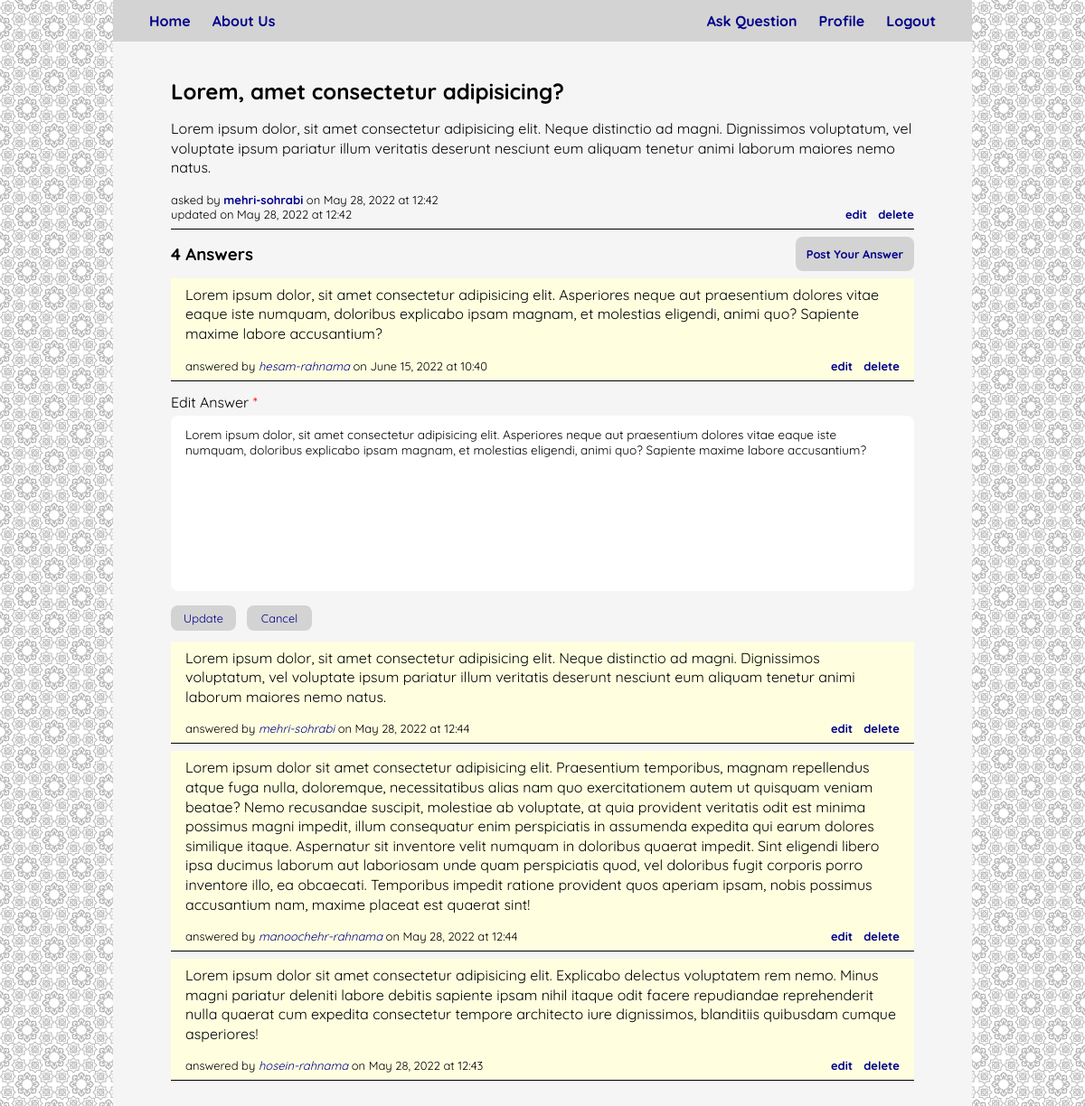
/question/2/answer/9/edit (signed in), run on the app's committed database.
### blog/models.py (models this page shows, shortened)
class Question(db_models.Model):
    author = db_models.ForeignKey(auth_models.User, on_delete=db_models.CASCADE)
    title = db_models.CharField(max_length=200)
    body = db_models.TextField()
    published = db_models.DateTimeField(auto_now_add=True)
    updated = db_models.DateTimeField(auto_now=True)

class Answer(db_models.Model):
    author = db_models.ForeignKey(auth_models.User, on_delete=db_models.CASCADE)
    question = db_models.ForeignKey(Question, on_delete=db_models.CASCADE)
    body = db_models.TextField()
    published = db_models.DateTimeField(auto_now_add=True)
    updated = db_models.DateTimeField(auto_now=True)

### blog/views.py (the view, shortened to what this page needs)
# urls.py: path('question/<int:question_id>/answer/<int:answer_id>/edit', blog_views.AnswerEditView.as_view(), name='answer-edit'),
class AnswerEditView(mixins.UserPassesTestMixin, generic.UpdateView):
    model = blog_models.Answer
    template_name = 'blog/answer_edit.html'
    pk_url_kwarg = 'answer_id'
    fields = ['body']
    def get_context_data(self, **kwargs):
        context = super().get_context_data(**kwargs)
        context['answer_edit_form'] = context.pop('form')
        question = get_object_or_404(blog_models.Question, pk=self.kwargs.get('question_id'))
        answers = question.answer_set.order_by('-published').all()
        context.update({'question': question, 'answers': answers, 'answer_selected': self.get_object()})
        return context
    def test_func(self):
        answer = self.get_object()
        if self.request.user == answer.author:
            return True
        return False

### utility/templatetags/form_tags_filters.py (called while the page is built)
@register.filter(name = "label_suffix")
def set_label_suffix(field, suffix=''):
    field.field.label_suffix = suffix
    return field

@register.filter(name = "label")
def set_label(field, label='label'):
    field.label = label
    return field

### blog/templates/blog/answer_edit.html (shortened to what this page needs)
{% extends "blog/detail.html" %}
{% load form_tags_filters %}
{% block answer_edit_form %}
    {% if answer.id == answer_selected.id %}
        <form class="form" style="width: inherit; margin: 0rem; margin-bottom: 0.75rem;" id="answer-edit-form" action="{% url 'blog:answer-edit' question.id answer.id %}" method="post">
            <ul>
                {% for field in answer_edit_form %}
                    {% with field=field|label_suffix:'' %}
                        <li>
                            {% with field=field|label:'Edit Answer' %}
                                {{ field.label_tag }}
                                {{ field }}
                            {% endwith %}
                        </li>
                    {% endwith %}
                {% endfor %}
            </ul>
            <div class="form-buttons">
                <input class="button" type="submit" value="Update">
                <a href="{% url 'blog:question-detail' question.id %}" class="button" id="hide-answer-edit-form-button">Cancel</a>
            </div>
        </form>
    {% endif %}
{% endblock answer_edit_form %}

### blog/templates/blog/detail.html (shortened to what this page needs)
{% extends "project/base.html" %}
{% load form_tags_filters %}
{% block content %}
    <ul class="questions-list">
        <li class="question-card">
            <h2 class="question-title">{{ question.title }}</h2>
            <p class="question-body">{{ question.body }}</p>
            <ul class="question-info">
                <div>
                    <li>asked by <a href="{% url 'user:profile' question.author.id %}" class="question-author">{{ question.author }}</a> on {{ question.published|date:"F d, Y" }} at {{ question.published|date:"H:i" }}</li>
                    {% if question.updated != question.published %}
                        <li>updated on {{ question.updated|date:"F d, Y" }} at {{ question.updated|date:"H:i" }}</li>
                    {% endif %}
                </div>
                <div>
                    <li><a href="{% url 'blog:question-edit' question.id %}">edit</a></li>
                    <li><a href="{% url 'blog:question-delete' question.id %}">delete</a></li>
                </div>
            </ul>
        </li>
    </ul>
    <ul class="answers-list">
        <h3 class="answers-header">
            <div>
                {% if answers.count %}
                    {{ answers.count }} Answer{{ answers.count|pluralize }}
                {% else %}
                    0 Answers
                {% endif %}
            </div>
            {% if answer_add_form == None %}
                <div>
                    <a href="{% url 'blog:answer-add' question.id %}" class="button" id="show-answer-add-form-button">Post Your Answer</a>
                </div>
            {% endif %}
        </h3>
        {% for answer in answers %}
            <li class="answer-card">
                <p class="answer-body">{{ answer.body }}</p>
                <ul class="answer-info">
                    <div>
                        <li>answered by <a href="{% url 'user:profile' answer.author.id %}" class="answer-author">{{ answer.author.username }}</a> on {{ answer.published|date:"F d, Y" }} at {{ answer.published|date:"H:i" }}</li>
                    </div>
                    <div>
                        <li><a href="{% url 'blog:answer-edit' question.id answer.id %}">edit</a></li>
                        <li><a href="{% url 'blog:answer-delete' question.id answer.id %}">delete</a></li>
                    </div>
                </ul>
            </li>
            {% block answer_edit_form %}
            {% endblock answer_edit_form %}
        {% endfor %}
    </ul>
{% endblock content %}

### project/static/project/style.css (style rules this page uses)
* { margin: 0rem; padding: 0rem; box-sizing: border-box; }
body { background-image: url(./images/background.jpg); background-repeat: repeat; background-size: 25%; font-family: 'Quicksand', 'Cambria', 'Times New Roman', 'Arial'; line-height: 30px; padding: 0px 25px; margin: 0px 100px; }
a { color: darkblue; text-decoration: none; }
input, textarea { font-family: inherit; font-size: 0.85rem }
.button { font-size: 0.8rem; border-style: hidden; border-radius: 0.5rem; color: darkblue; background-color: lightgray; display: flex; flex-direction: column; justify-content: center; text-align: center; }

### blog/static/blog/style.css (style rules this page uses)
.questions-list { list-style-type: none; margin: 0rem 2rem; }
.question-card { border-bottom-style: solid; border-bottom-width: 0.1rem; padding: 0.5rem 0rem; margin-bottom: 0.5rem; }
.question-title { margin-bottom: 1rem; }
.question-body { margin-bottom: 1rem; line-height: 1.35rem; }
.question-info { line-height: 1rem; font-size: small; list-style-type: none; display: flex; flex-direction: row; justify-content: space-between; align-items: end; }
.question-info div:nth-child(2) { display: flex; }
.question-info div:nth-child(2) li { margin-left: 0.75rem; font-weight: bold; }
.question-author { font-weight: bold; }
.answers-list { list-style-type: none; margin: 0rem 2rem; }
.answer-card { background-color: lightyellow; border-bottom-style: solid; border-bottom-width: 0.1rem; padding: 0.5rem 1rem; margin-bottom: 0.5rem; }
.answer-body { margin-bottom: 1rem; line-height: 1.35rem; }
.answer-author { font-style: italic; }
.answers-header { display: flex; flex-direction: row; justify-content: space-between; align-items: center; margin: 0.5rem 0rem; }
.answers-header div:nth-child(2) a { padding: 0.25rem 0.75rem; }
.answer-info { display: flex; flex-direction: row; justify-content: space-between; align-items: end; line-height: 1rem; font-size: small; list-style-type: none; }
.answer-info div:nth-child(2) { display: flex; }
.answer-info div:nth-child(2) li { margin-left: 0.75rem; font-weight: bold; }

### user/static/user/style.css (style rules this page uses)
.form { width: 50%; margin: 0rem 2rem; }
.form ul { list-style-type: none; }
.form > ul li { margin-bottom: 1rem; }
.form ul li label { display: block; }
.form ul li label::after { content: " *"; color: red; }
.form ul li textarea { display: block; width: 100%; border-style: hidden; border-radius: 0.5rem; padding: 0.75rem 1rem; resize: none; }
.form ul li textarea::placeholder { color: grey; opacity: 0.5; }
.form .form-buttons { display: grid; grid-template-columns: 4.5rem 4.5rem; grid-template-rows: 1.75rem; justify-content: start; gap: 0.75rem; }

### data on the page
Question: title "Lorem, amet consectetur adipisicing?", body "Lorem ipsum dolor, sit amet consectetur adipisicing elit. Neque distinctio ad magni. Dignissimos voluptatum, vel voluptate ipsum pariatur illum veritatis deserunt nesciunt eum aliquam tenetur animi laborum maiores nemo natus.", author "mehri-sohrabi", published "May 28, 2022", published "12:42", updated "May 28, 2022", updated "12:42"
Answer: body "Lorem ipsum dolor, sit amet consectetur adipisicing elit. Asperiores neque aut praesentium dolores vitae eaque iste numquam, doloribus explicabo ipsam magnam, et molestias eligendi, animi quo? Sapiente maxime labore accusantium?", author.username "hesam-rahnama", published "June 15, 2022", published "10:40", label_tag "Edit Answer", answer_edit_form "Lorem ipsum dolor, sit amet consectetur adipisicing elit. Asperiores neque aut praesentium dolores vitae eaque iste numquam, doloribus explicabo ipsam magnam, et molestias eligendi, animi quo? Sapiente maxime labore accusantium?"
Answer: body "Lorem ipsum dolor, sit amet consectetur adipisicing elit. Neque distinctio ad magni. Dignissimos voluptatum, vel voluptate ipsum pariatur illum veritatis deserunt nesciunt eum aliquam tenetur animi laborum maiores nemo natus.", author.username "mehri-sohrabi", published "May 28, 2022", published "12:44"
Answer: body "Lorem ipsum dolor sit amet consectetur adipisicing elit. Praesentium temporibus, magnam repellendus atque fuga nulla, doloremque, necessitatibus alias nam quo exercitationem autem ut quisquam veniam beatae? Nemo recusandae suscipit, molestiae ab voluptate, at quia provident veritatis odit est minima possimus magni impedit, illum consequatur enim perspiciatis in assumenda expedita qui earum dolores similique itaque. Aspernatur sit inventore velit numquam in doloribus quaerat impedit. Sint eligendi libero ipsa ducimus laborum aut laboriosam unde quam perspiciatis quod, vel doloribus fugit corporis porro inventore illo, ea obcaecati. Temporibus impedit ratione provident quos aperiam ipsam,…", author.username "manoochehr-rahnama", published "May 28, 2022", published "12:44"
Answer: body "Lorem ipsum dolor sit amet consectetur adipisicing elit. Explicabo delectus voluptatem rem nemo. Minus magni pariatur deleniti labore debitis sapiente ipsam nihil itaque odit facere repudiandae reprehenderit nulla quaerat cum expedita consectetur tempore architecto iure dignissimos, blanditiis quibusdam cumque asperiores!", author.username "hosein-rahnama", published "May 28, 2022", published "12:43"

### other printed values
{{ answers.count }} "4"
